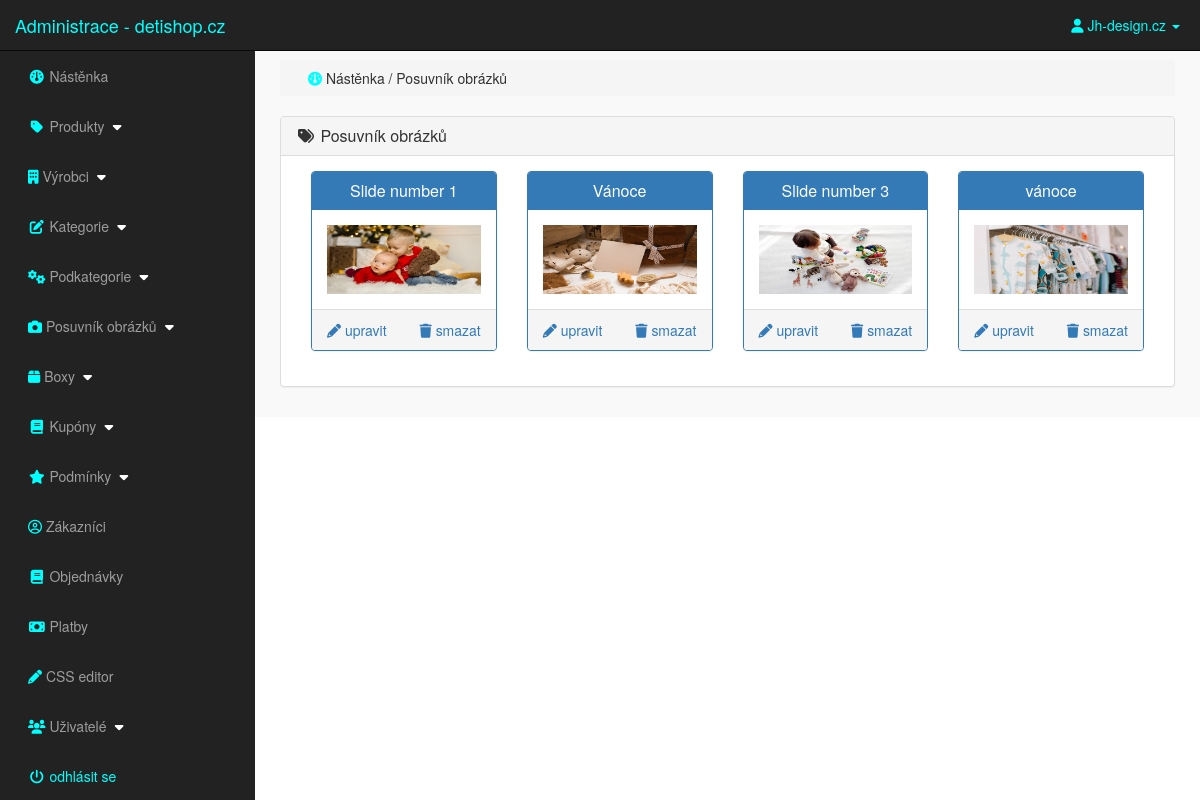
/admin_area/index.php?view_slides (signed in), run on the app's committed database.
### tables this page shows
CREATE TABLE `slider` (
  `slide_id` int(10) NOT NULL,
  `slide_name` varchar(255) NOT NULL,
  `slide_url` varchar(255) NOT NULL,
  `slide_image` text NOT NULL
);

### admin_area/view_slides.php (the view)
<?php
    if(!isset($_SESSION['admin_email'])){
        echo "<script>window.open('login.php','_self')</script>";
    }else{
?>
<div class="row">
    <div class="col-lg-12">
        <ol class="breadcrumb">
            <li>
                <i class="fa fa-dashboard"></i> Nástěnka / Posuvník obrázků
            </li>
        </ol>
    </div>
</div>
<div class="row">
    <div class="col-lg-12">
        <div class="panel panel-default">
            <div class="panel-heading">
                <h3 class="panel-title">
                    <i class="fa fa-tags fa-fw"></i> Posuvník obrázků
                </h3>
            </div>
            <div class="panel-body">
                <?php
                    $get_slides = "select * from slider";
                    $run_slides = mysqli_query($con,$get_slides);
                    while($row_slides=mysqli_fetch_array($run_slides)){
                        $slide_id = $row_slides['slide_id'];
                        $slide_name = $row_slides['slide_name'];
                        $slide_image = $row_slides['slide_image'];
                ?>
                <div class="col-lg-3 col-md-3">
                    <div class="panel panel-primary">
                        <div class="panel-heading">
                            <h3 class="panel-title" align="center">
                                <?php echo $slide_name; ?>
                            </h3>
                        </div>
                        <div class="panel-body">
                            <img src="slides_images/<?php echo $slide_image; ?>" alt="<?php echo $slide_name; ?>" class="img-responsive">
                        </div>
                        <div class="panel-footer">
                            <center>
                                <a href="index.php?delete_slide=<?php echo $slide_id; ?>" class="pull-right">
                                 <i class="fa fa-trash"></i> smazat
                                </a>
                                <a href="index.php?edit_slide=<?php echo $slide_id; ?>" class="pull-left">
                                 <i class="fa fa-pencil"></i> upravit
                                </a>
                                <div class="clearfix"></div>
                            </center>
                        </div>
                    </div>
                </div>
                <?php } ?>
            </div>
        </div>
    </div>
</div>
<?php } ?>

### admin_area/includes/sidebar.php (shortened to what this page needs)
<?php include "includes/header.php";
?>
<?php
if(!isset($_SESSION['admin_email'])){
    echo "<script>window.open('login.php','_self')</script>";
} else {
?>
<nav class="navbar navbar-inverse navbar-fixed-top">
    <div class="navbar-header">
        <a href="index.php?dashboard" class="navbar-brand" style="color:aqua;"> Administrace - detishop.cz</a>
    </div>
    <ul class="nav navbar-right top-nav">
        <li class="dropdown">
            <a href="#" class="dropdown-toggle" data-toggle="dropdown"style="color:aqua;margin-right:20px;">
                <i class="fa fa-user"></i> <?php echo $admin_name;?> <b class="caret"></b>
            </a>
        </li>
    </ul>
    <div class="collapse navbar-collapse navbar-ex1-collapse">
        <ul class="nav navbar-nav side-nav">
            <li>
                <a href="index.php?dashboard">
                    <i class="fa fa-fw fa-dashboard"></i> Nástěnka
                </a>
            </li>
            <li>
                <a href="#" data-toggle="collapse" data-target="#products">
                    <i class="fa fa-fw fa-tag"></i> Produkty
                    <i class="fa fa-fw fa-caret-down"></i>
                </a>
            </li>
            <li>
                <a href="#" data-toggle="collapse" data-target="#manufacturer">
                        <i class="fas fa-building"></i> Výrobci
                        <i class="fa fa-fw fa-caret-down"></i>
                </a>
            </li>
            <li>
                <a href="#" data-toggle="collapse" data-target="#cat">
                    <i class="fa fa-fw fa-edit"></i> Kategorie
                    <i class="fa fa-fw fa-caret-down"></i>
                </a>
            </li>
            <li>
                <a href="#" data-toggle="collapse" data-target="#p_cat">
                    <i class="fas fa-cogs"></i> Podkategorie
                    <i class="fa fa-fw fa-caret-down"></i>
                </a>
            </li>
            <li>
                <a href="#" data-toggle="collapse" data-target="#slides">
                    <i class="fas fa-camera"></i> Posuvník obrázků
                    <i class="fa fa-fw fa-caret-down"></i>
                </a>
            </li>
                <li>
                <a href="#" data-toggle="collapse" data-target="#boxes">
                        <i class="fas fa-box"></i> Boxy
                        <i class="fa fa-fw fa-caret-down"></i>
                </a>
            </li>
            <li>
                <a href="#" data-toggle="collapse" data-target="#coupon">
                        <i class="fa fa-fw fa-book"></i> Kupóny
                        <i class="fa fa-fw fa-caret-down"></i>
                </a>
            </li>
            <li>
                <a href="#" data-toggle="collapse" data-target="#terms">
                        <i class="fa fa-fw fa-star"></i> Podmínky
                        <i class="fa fa-fw fa-caret-down"></i>
                </a>
            </li>
            <li>
                    <a href="index.php?view_customers">
                    <i class="far fa-user-circle"></i> Zákazníci
                </a>
            </li>
            <li>
                <a href="index.php?view_orders">
                    <i class="fa fa-fw fa-book"></i> Objednávky
                </a>
            </li>
            <li>
                <a href="index.php?view_payments">
                    <i class="fa fa-fw fa-money"></i> Platby
                </a>
            </li>
            <li>
                    <a href="index.php?edit_css">
                    <i class="fas fa-pencil-alt"></i> CSS editor
                </a>
            </li>
            <li>
                <a href="#" data-toggle="collapse" data-target="#users">
                        <i class="fa fa-fw fa-users"></i> Uživatelé
                        <i class="fa fa-fw fa-caret-down"></i>
                </a>
            </li>
            <li>
                <a href="logout.php" style="color:aqua;">
                    <i class="fa fa-fw fa-power-off"></i> odhlásit se
                </a>
            </li>
        </ul>
    </div>
</nav>
<?php } ?>

### admin_area/css/style.css (style rules this page uses)
body { margin-top: 100px; }
@media (min-width: 768px) { body { margin-top: 50px; } }
.top-nav>li { float: left; display: inline-block; }
.top-nav>li>a { color: #999999; line-height: 20px; padding-top: 15px; padding-bottom: 15px; }
@media (min-width: 768px) { .side-nav { position: fixed; top: 51px; bottom: 0; width: 255px; overflow-y: auto; overflow-x: hidden; background-color: #222222; padding-bottom: 40px; border-radius: 0; } }
@media (min-width: 768px) { .side-nav>li>a { width: 255px; } }
.panel-body { border-radius: 5px; }
.fa-dashboard, .fa-tag, .fa-building, .fa-edit, .fa-cogs, .fa-camera, .fa-box, .fa-book, .fa-star, .fa-user-circle, .fa-book, .fa-money, .fa-pencil-alt, .fa-users, .fa-power-off { color:aqua; margin-left:13px; }
.fa-caret-down { color: white; }

### data on the page
slider: slide_name "Slide number 1", slide_image (picture)
slider: slide_name "Vánoce", slide_image (picture)
slider: slide_name "Slide number 3", slide_image (picture)
slider: slide_name "vánoce", slide_image (picture)

### other printed values
$admin_name "Jh-design.cz"
